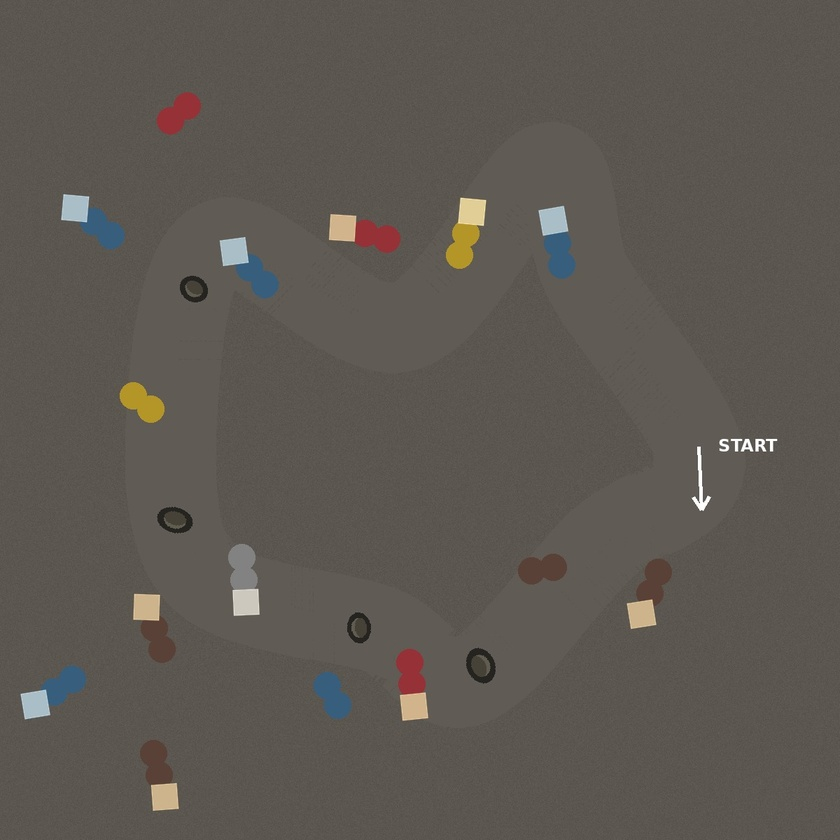
#> input picture task4/input/1.jpeg, 840 x 840 px, shrunk from 1200 x 1200 before the run; its folder holds only this picture in this run
$ python main.py
#> lines starting #> are read from the running program, lines starting #| are printed output that depends on the picture; after the words box and inside, x2 and y2 are one past the last pixel; in counts of white or black regions, pixels touching at a corner belong together
import cv2
import numpy as np
import os
import heapq

def build_drivable_mask(img):
    gray = cv2.cvtColor(img, cv2.COLOR_BGR2GRAY)
    blur = cv2.GaussianBlur(gray, (5, 5), 0)

    # Otsu automatically calculates the best threshold from the image itself
    _, road_mask = cv2.threshold(blur, 0, 255, cv2.THRESH_BINARY + cv2.THRESH_OTSU)

    # If more than half the image got marked "road", it's probably inverted — flip it
    if np.sum(road_mask == 255) > np.sum(road_mask == 0):
        road_mask = cv2.bitwise_not(road_mask)

    kernel = np.ones((5, 5), np.uint8)
    road_mask = cv2.morphologyEx(road_mask, cv2.MORPH_CLOSE, kernel)
    road_mask = cv2.morphologyEx(road_mask, cv2.MORPH_OPEN, kernel)

    # Keep only the single largest connected white blob (the actual road)
    num_labels, labels, stats, _ = cv2.connectedComponentsWithStats(road_mask, connectivity=8)
    if num_labels > 1:
        largest = 1 + np.argmax(stats[1:, cv2.CC_STAT_AREA])
        road_mask = np.where(labels == largest, 255, 0).astype(np.uint8)

    return road_mask


def find_nearest_free(mask, point, max_radius=150):
    h, w = mask.shape
    x0, y0 = point
    for r in range(1, max_radius):
        for dx in range(-r, r + 1):
            for dy in range(-r, r + 1):
                x, y = x0 + dx, y0 + dy
                if 0 <= x < w and 0 <= y < h and mask[y, x] > 0:
                    return (x, y)
    return point


def astar(mask, start, goal, step=6):
    h, w = mask.shape

    def is_free(p):
        x, y = p
        return 0 <= x < w and 0 <= y < h and mask[y, x] > 0

    def neighbors(p):
        x, y = p
        for dx, dy in [(-step, 0), (step, 0), (0, -step), (0, step),
                        (-step, -step), (-step, step), (step, -step), (step, step)]:
            n = (x + dx, y + dy)
            if is_free(n):
                yield n

    def heuristic(a, b):
        return np.hypot(a[0] - b[0], a[1] - b[1])

    if not is_free(start):
        start = find_nearest_free(mask, start)
    if not is_free(goal):
        goal = find_nearest_free(mask, goal)

    open_set = [(0, start)]
    came_from = {}
    g_score = {start: 0}
    visited = set()

    while open_set:
        _, current = heapq.heappop(open_set)
        if current in visited:
            continue
        visited.add(current)

        if heuristic(current, goal) < step:
            path = [current]
            while current in came_from:
                current = came_from[current]
                path.append(current)
            return path[::-1]

        for n in neighbors(current):
            tentative = g_score[current] + heuristic(current, n)
            if n not in g_score or tentative < g_score[n]:
                g_score[n] = tentative
                came_from[n] = current
                heapq.heappush(open_set, (tentative + heuristic(n, goal), n))
    return None


def process_image(img_path, output_path, start, goal):
    img = cv2.imread(img_path)
    mask = build_drivable_mask(img)

    # Save mask image so road detection can be visually verified
    base, ext = output_path.rsplit('.', 1)
    mask_path = f"{base}_mask.{ext}"
    cv2.imwrite(mask_path, mask)

    path = astar(mask, start, goal)

    if path and len(path) > 1:
        for i in range(len(path) - 1):
            cv2.line(img, path[i], path[i + 1], (0, 255, 255), 3)
        cv2.circle(img, start, 8, (0, 255, 0), -1)   # start = green
        cv2.circle(img, goal, 8, (0, 0, 255), -1)    # goal = red
        print(f"  Path found with {len(path)} points")
    else:
        cv2.putText(img, "No valid path found", (10, 30),
                    cv2.FONT_HERSHEY_SIMPLEX, 1, (0, 0, 255), 2)
        print(f"  No path found!")

    cv2.imwrite(output_path, img)


input_dir = "input"
output_dir = "output"

for filename in os.listdir(input_dir):
    if filename.lower().endswith(('.jpg', '.jpeg', '.png')):
        img_path = os.path.join(input_dir, filename)
        img = cv2.imread(img_path)
#> img is the input picture: shape (840, 840, 3); mean B, G, R 82, 88.1, 93.4
        h, w = img.shape[:2]

        # PLACEHOLDER start/goal points — adjust once mask looks correct.
        # Currently: start near the "START" arrow area (right-middle),
        # goal on the opposite side of the loop (left-middle).
        start = (int(w * 0.75), int(h * 0.55))
        goal = (int(w * 0.20), int(h * 0.55))

        print(f"Processing {filename}...")
        process_image(img_path, os.path.join(output_dir, filename), start, goal)
#> in build_drivable_mask, `gray = cv2.cvtColor(img, cv2.COLOR_BGR2GRAY)`:
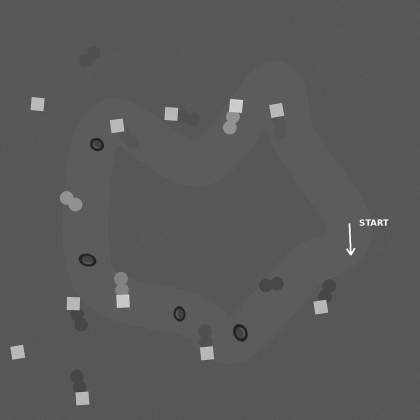
#> gray: shape (840, 840) (shown at 1/2 size); min 24, max 255, mean 89.2
#> in build_drivable_mask, `_, road_mask = cv2.threshold(blur, 0, 255, cv2.THRESH_BINARY + cv2.THR..`:
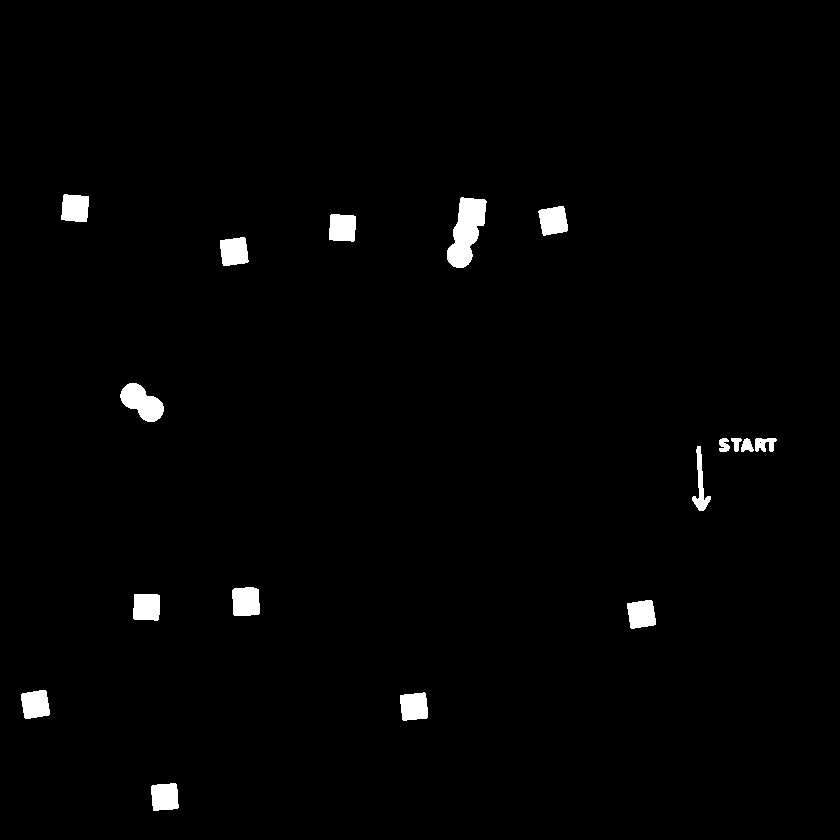
#> road_mask: shape (840, 840); 1.5% white; 17 white regions, largest, box (x1, y1, x2, y2) and area: (447, 197, 487, 268) 1695, (120, 383, 164, 422) 1022, (232, 587, 260, 616) 745
#> in build_drivable_mask, `num_labels, labels, stats, _ = cv2.connectedComponentsWithStats(road_m..`: num_labels = 16; stats = 16 rows, first 6: [0, 0, 840, 840, 694881], [61, 195, 28, 27, 684], [447, 198, 39, 70, 1698], [539, 206, 29, 29, 689], [329, 214, 27, 27, 681], [220, 237, 28, 29, 692]
#> in build_drivable_mask, `largest = 1 + np.argmax(stats[1:, cv2.CC_STAT_AREA])`: largest = 2
#> in build_drivable_mask, `road_mask = np.where(labels == largest, 255, 0).astype(np.uint8)`:
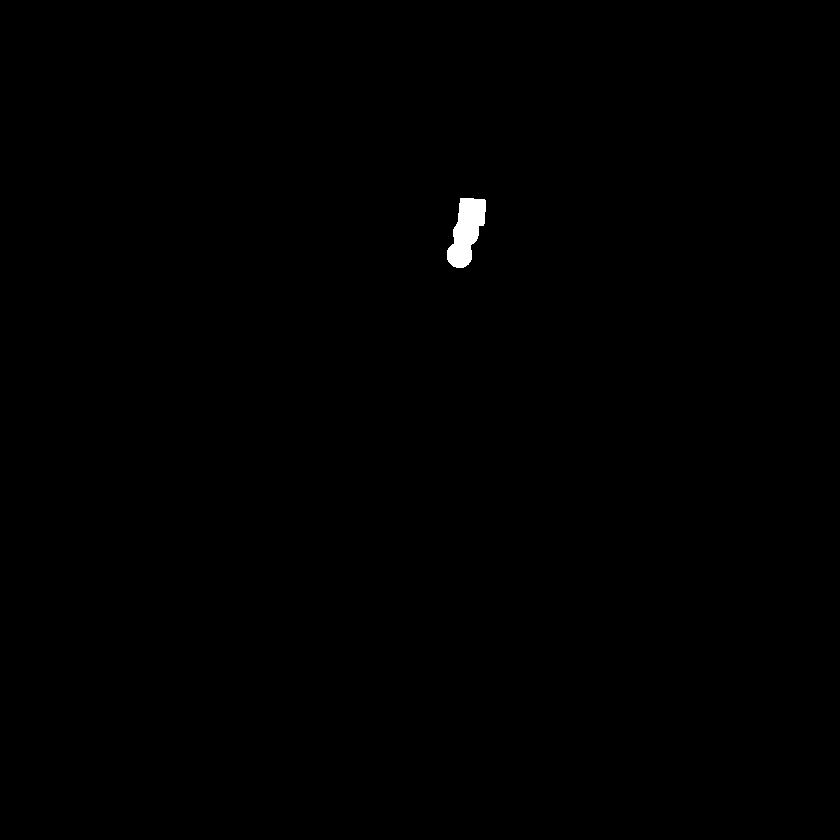
#> road_mask: shape (840, 840); 0.24% white; 1 white region, box (x1, y1, x2, y2) and area: (447, 198, 486, 268) 1698
#> in process_image, `cv2.putText(img, "No valid path found", (10, 30), cv2.FONT_HERSHEY_SIM..`:
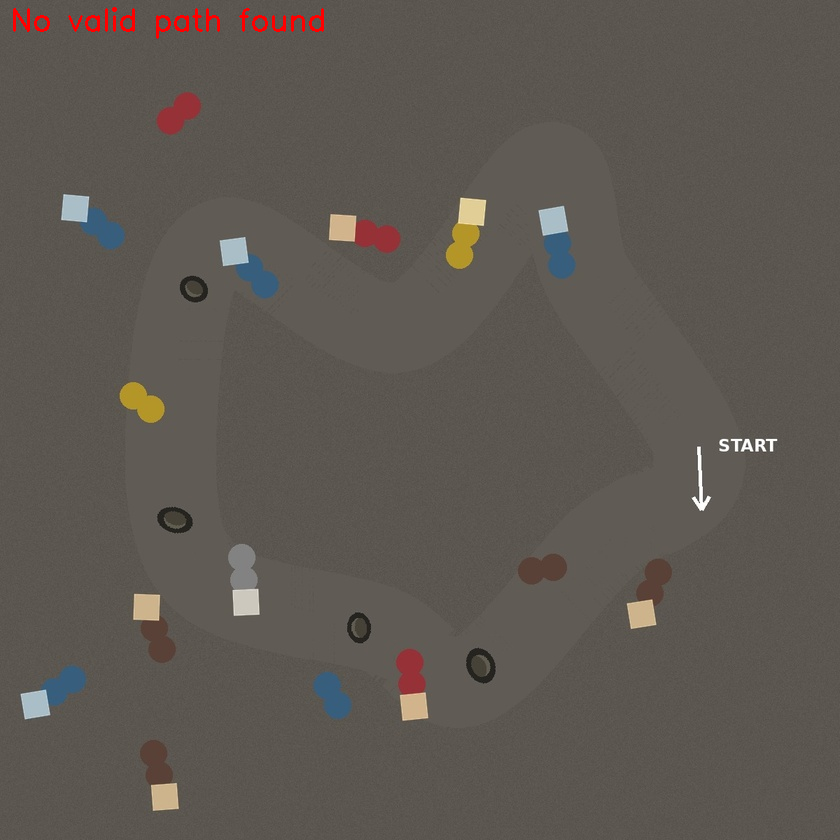
#> img: shape (840, 840, 3); 0.28% of pixels changed, all inside (x1, y1, x2, y2) = (13, 7, 324, 39)

print("Done! Check output folder — including _mask images to verify road detection.")

$ run again, on task4/input/4.jpeg
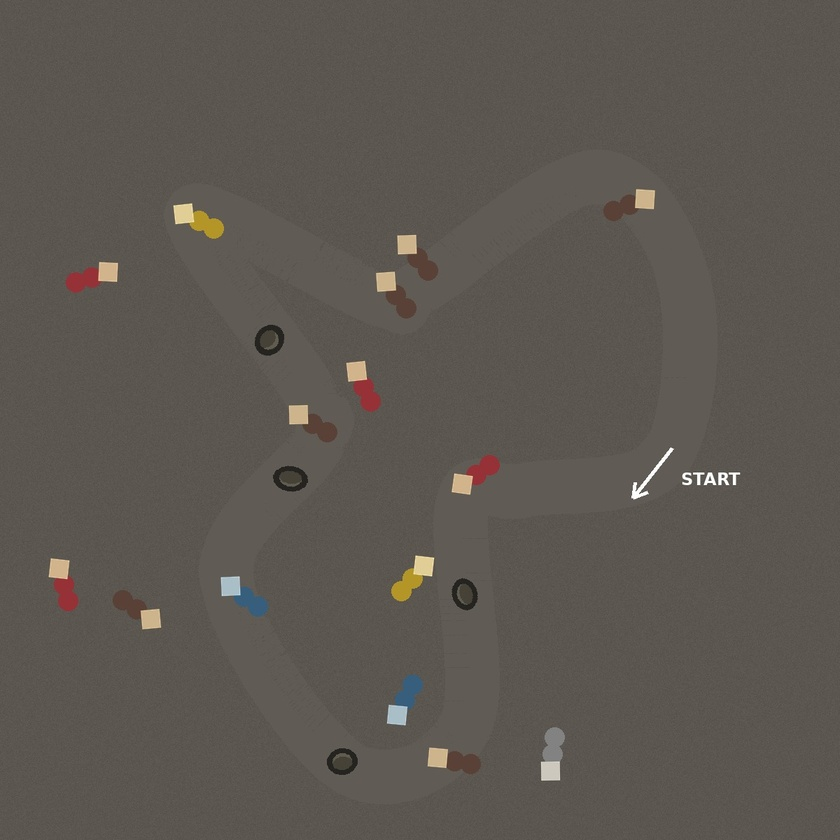
#> input picture task4/input/4.jpeg, 840 x 840 px, shrunk from 1200 x 1200 before the run
#> img is the input picture: shape (840, 840, 3); mean B, G, R 81.1, 87.4, 92.9
#> in build_drivable_mask, `_, road_mask = cv2.threshold(blur, 0, 255, cv2.THRESH_BINARY + cv2.THR..`:
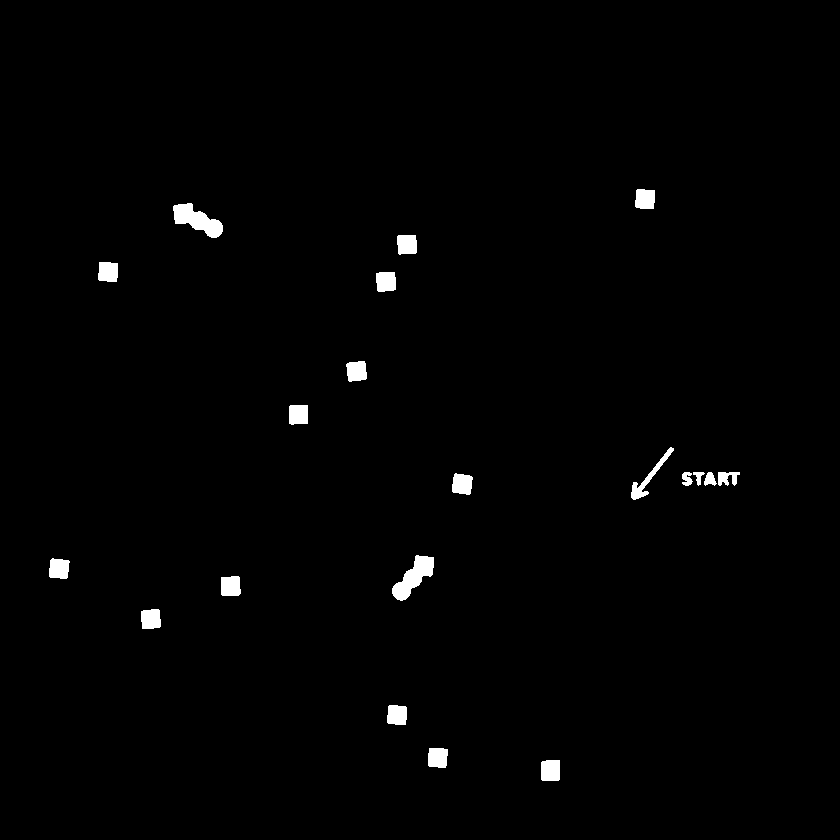
#> road_mask: shape (840, 840); 1.1% white; 20 white regions, largest, box (x1, y1, x2, y2) and area: (173, 203, 223, 238) 905, (392, 555, 434, 601) 900, (631, 447, 674, 500) 431
#> labels: shape (840, 840) int32; 18 distinct labels, from 0 to 17
#> num_labels = 18; stats = 18 rows, first 6: [0, 0, 840, 840, 698131], [635, 189, 20, 20, 366], [173, 203, 50, 35, 913], [397, 235, 20, 19, 364], [98, 262, 20, 20, 368], [376, 272, 20, 20, 369]
#> largest = 2
#> in process_image, `cv2.putText(img, "No valid path found", (10, 30), cv2.FONT_HERSHEY_SIM..`:
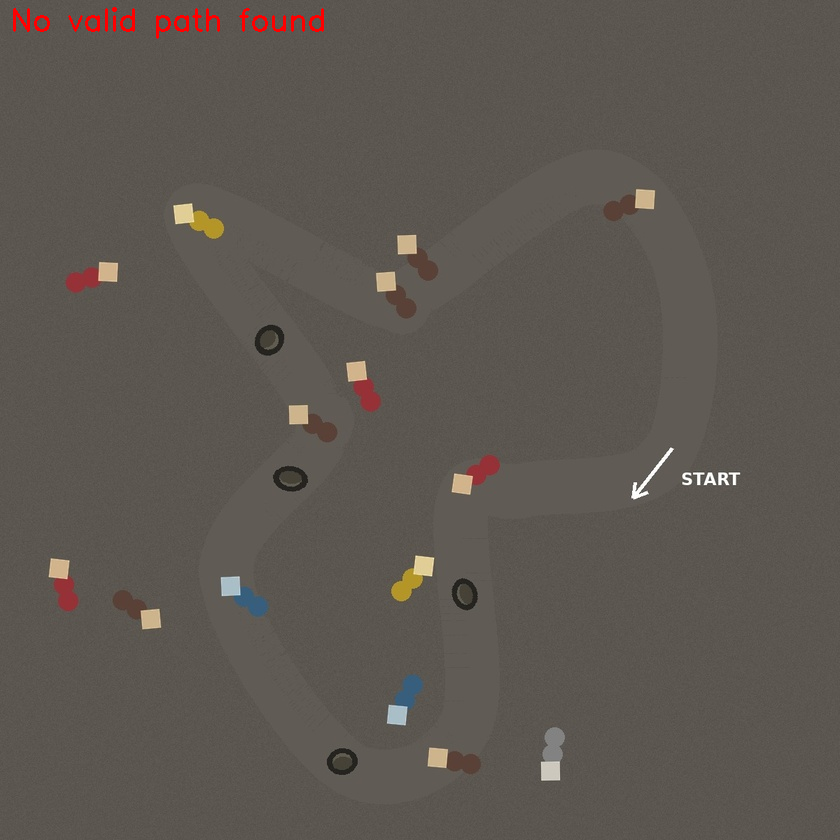
#> img: shape (840, 840, 3); 0.28% of pixels changed, all inside (x1, y1, x2, y2) = (13, 7, 324, 39)

$ run again, on task4/input/6.jpeg
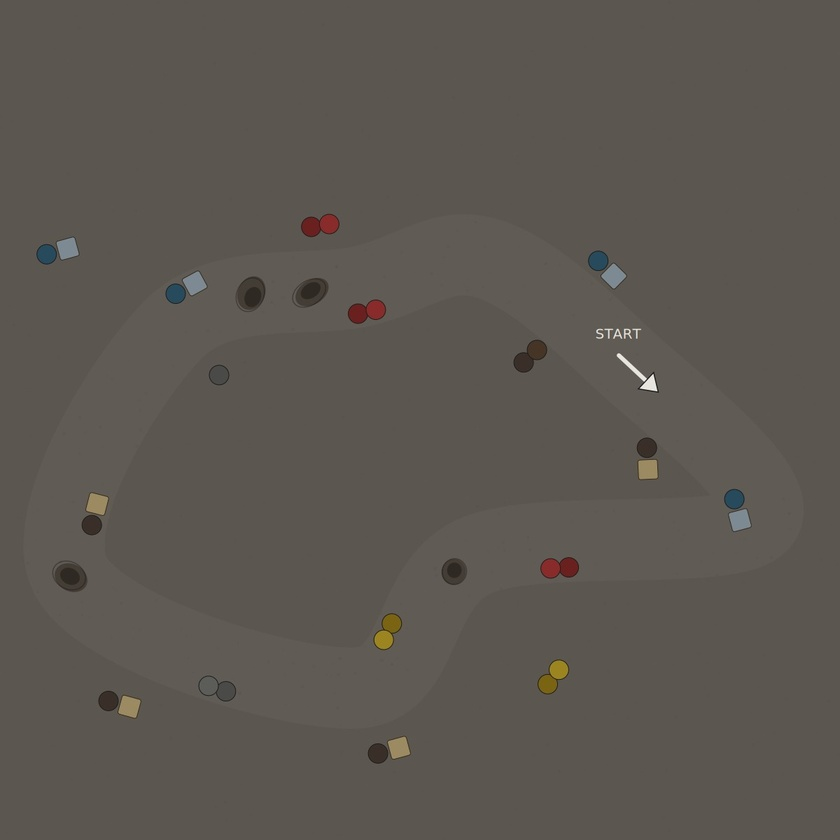
#> input picture task4/input/6.jpeg, 840 x 840 px, shrunk from 1200 x 1200 before the run
#> img is the input picture: shape (840, 840, 3); mean B, G, R 80.7, 86.8, 92
#> in build_drivable_mask, `_, road_mask = cv2.threshold(blur, 0, 255, cv2.THRESH_BINARY + cv2.THR..`:
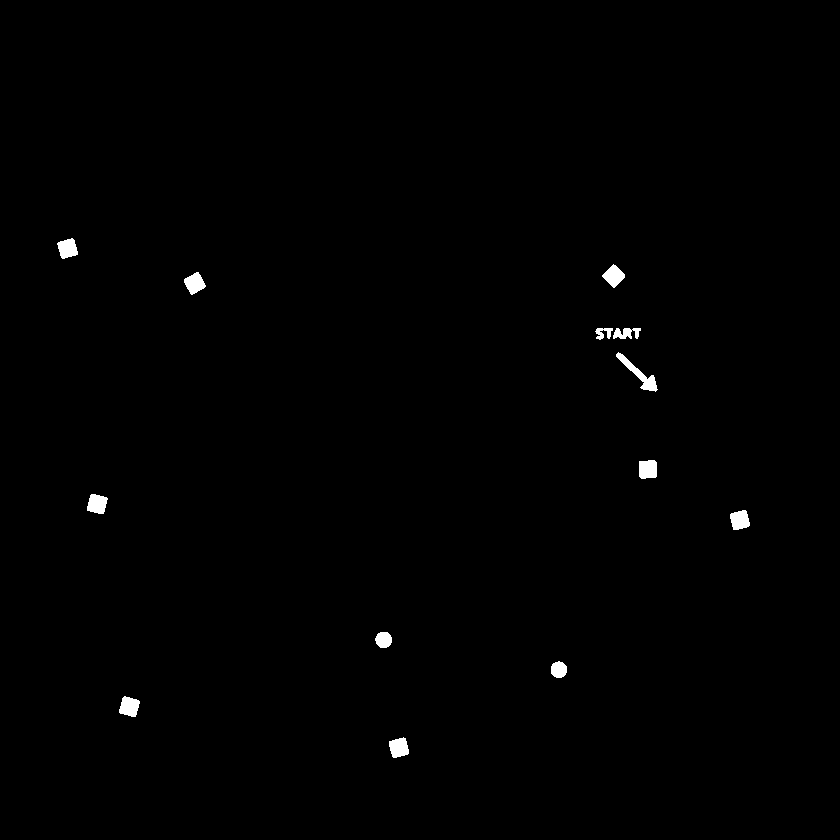
#> road_mask: shape (840, 840); 0.52% white; 13 white regions, largest, box (x1, y1, x2, y2) and area: (616, 352, 658, 392) 418, (87, 494, 108, 514) 317, (119, 696, 140, 717) 317
#> labels: shape (840, 840) int32; 13 distinct labels, from 0 to 12
#> num_labels = 13; stats = 13 rows, first 6: [0, 0, 840, 840, 701879], [58, 239, 19, 19, 298], [604, 266, 20, 20, 288], [185, 273, 20, 21, 299], [596, 328, 43, 11, 455], [618, 354, 39, 37, 406]
#> largest = 4
#> in process_image, `cv2.putText(img, "No valid path found", (10, 30), cv2.FONT_HERSHEY_SIM..`:
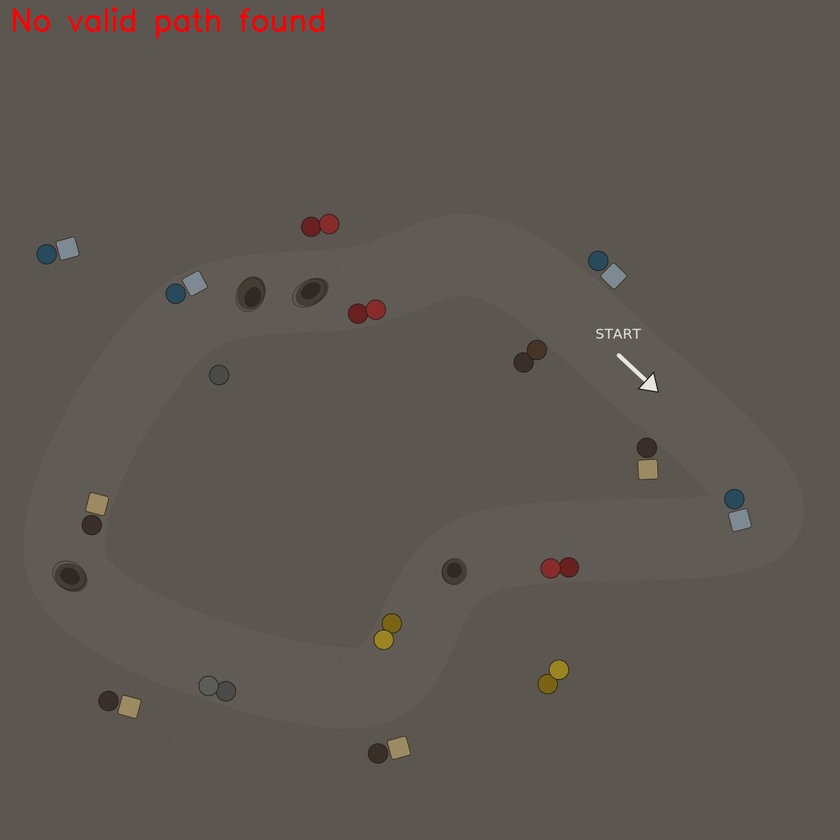
#> img: shape (840, 840, 3); 0.28% of pixels changed, all inside (x1, y1, x2, y2) = (13, 7, 324, 39)
